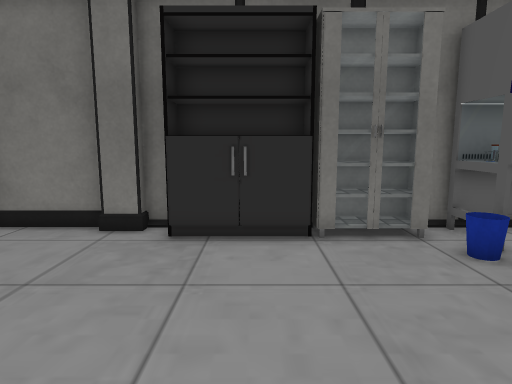
[1] (above)

16 first-person views from a walk through a 3-D level made in the Unity game engine. The camera is 1.2 m above the floor, tilts 8° down and sees 75° across. The floor is counted in squares, 0.5 m on a side. Each view is taken from the middle of a square. On the plan, view 1 faces up. The plan holds only what a view shows up to about 20 squares ahead; the rest is blank. The place goes on beyond the plan. The player is left out. Door leaves are left out, so doorways stand open. Some surface patterns are stand-ins.

[2]
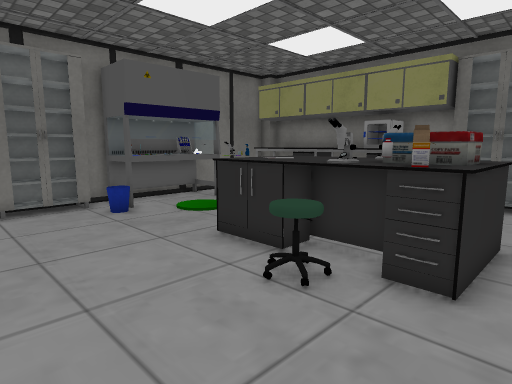

[3]
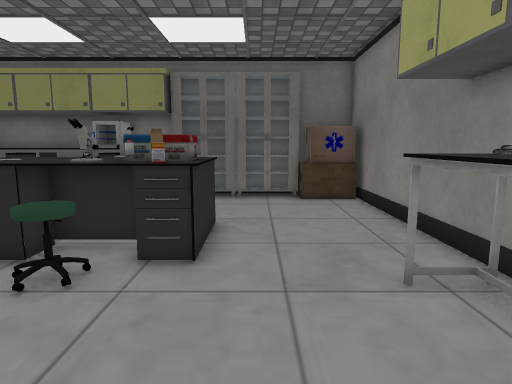

[4]
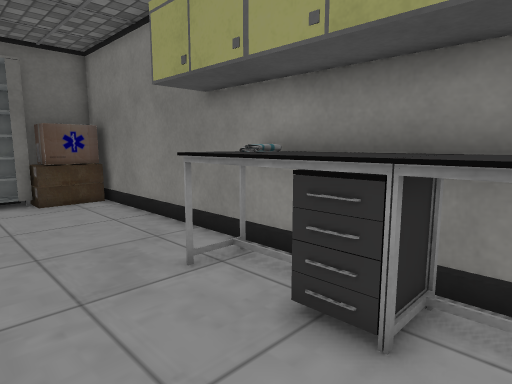

[5]
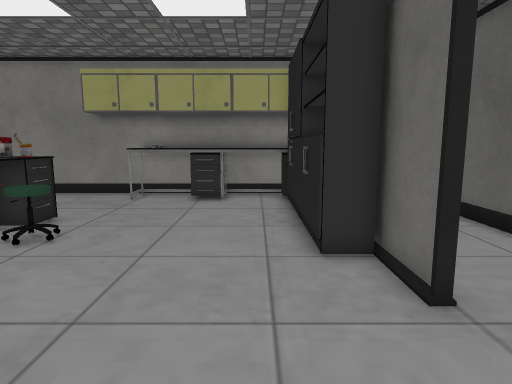

[6]
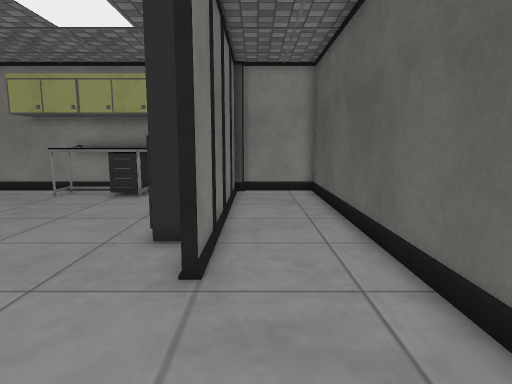

[7]
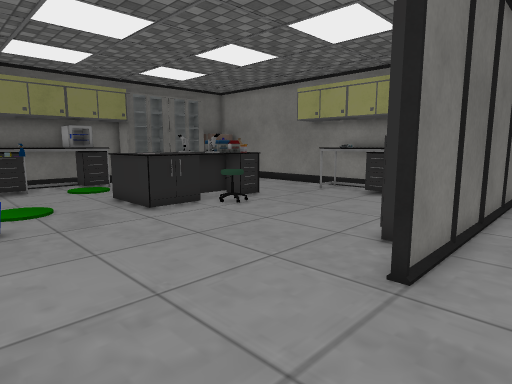

[8]
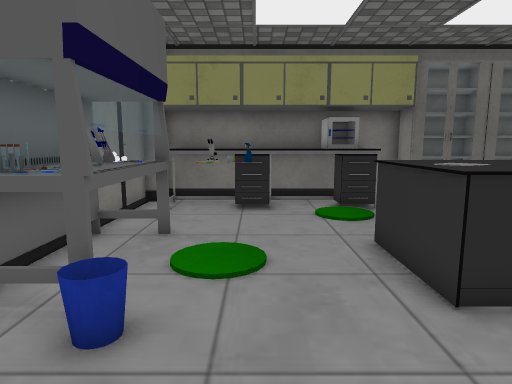

[9]
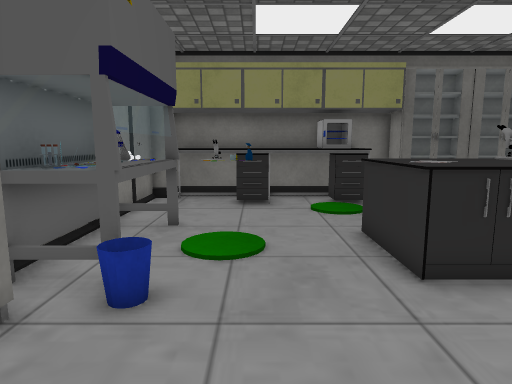

[10]
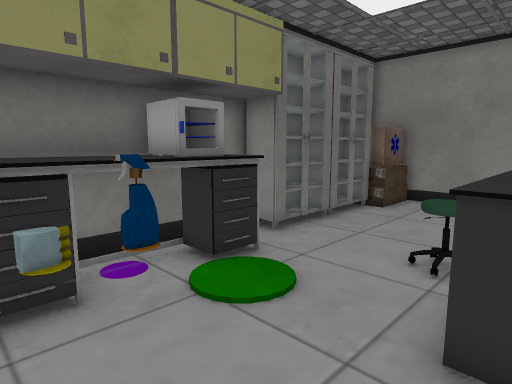

[11]
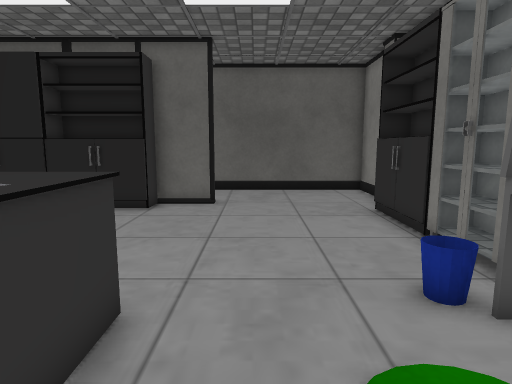

[12]
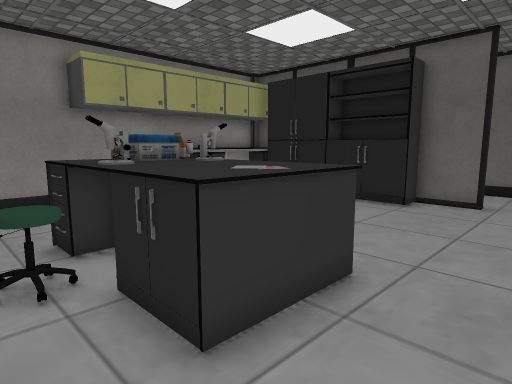

[13]
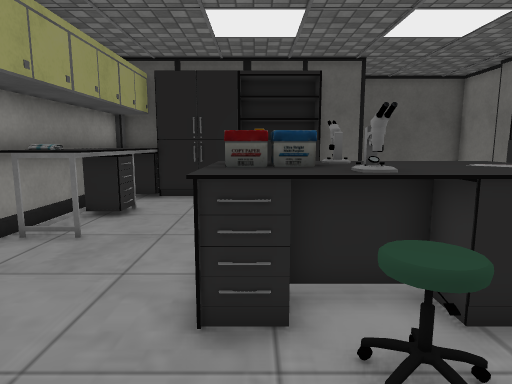

[14]
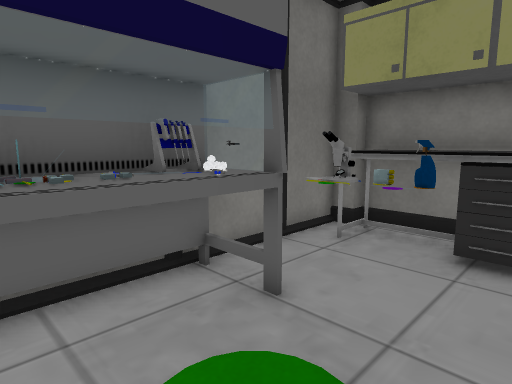

[15]
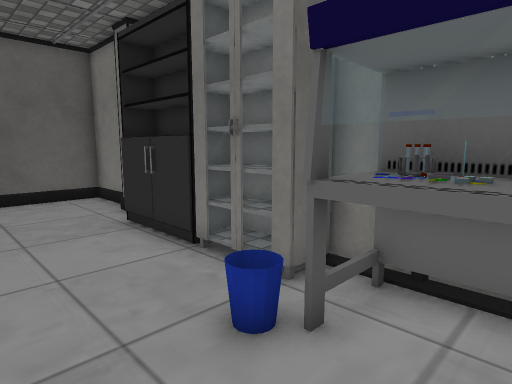

[16]
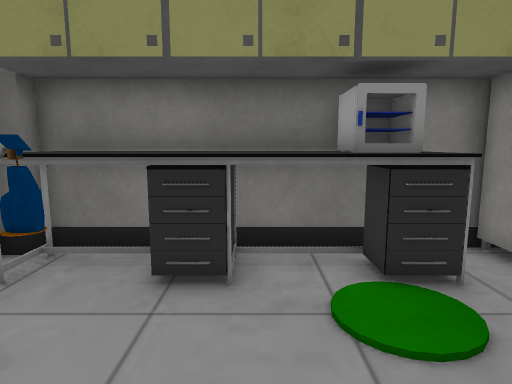

### Floor plan
Points are (right, up) in squares from view 1. A wall is a line through its corners. A room is listed if a view was taken in it or the views show most of it. See-through windows are left out.
Room 1 (views 1, 2, 3, 4, 5, 8, 9, 10, 11, 12, 13, 14, 15, 16)
walls: (10, 7.4) (5.5, 7.4); (8.5, 9.3) (7.4, 9.3); (15.7, -1.4) (15.7, 0.6); (-3.7, 2.4) (-3.7, -0.6); (15.7, 2.5) (15.7, 3.6); (8.6, 9.7) (4.4, 9.7); (-3.7, -7.9) (-3.7, -9.5); (15.7, 8.4) (15.7, 9); (-2.5, -9.7) (15.7, -9.7) (15.7, -7.1); (-2.5, 9.7) (-3.2, 9.7); (15.3, 9.7) (10.3, 9.7)
ways out: open door at (-4, 5.5) to room 2
objects: other object (-3, -7) to (-2, -4); other object (-3, -4) to (-2, 0); other object (-2, -9) to (0, -7); other object (-2, 8) to (1, 9); other object (1, -9) to (5, -7); other object (2, 8) to (4, 9); other object (4, -4) to (10, 2); other object (7, 1) to (8, 2); other object (7, 8); other object (9, 5) to (10, 6); other object (9, 9); other object (10, 8); other object (10, 9); other object (13, 0) to (16, 4); other object (13, 5) to (16, 8); other object (14, -9) to (15, -7); other object (14, -6) to (16, -5); other object (14, -4) to (16, -2); other object (15, -7); other object (15, 9)
Room 2 (views 6, 7)
walls: (-3.9, -9.4) (-3.9, 2.4); (-4.5, 9.7) (-8, 9.7) (-8, -9.7) (-4.5, -9.7)
ways out: open door at (-4, 5.5) to room 1
objects: other object (-4, 9) to (-4, 10)

Where each view was taken, in squares from view 1:
view 1: 0 up, 0 right, facing up
view 2: 5 down, 0 right, facing up-right
view 3: 5 down, 1 left, facing right
view 4: 4 down, 1 left, facing down-right
view 5: 7 up, 1 left, facing down
view 6: 8 up, 5 left, facing down
view 7: 8 up, 6 left, facing down-right
view 8: 5 up, 1 right, facing right
view 9: 5 up, 0 right, facing right
view 10: 6 up, 8 right, facing down-right
view 11: 4 up, 10 right, facing left
view 12: 5 up, 11 right, facing down-left
view 13: 3 down, 13 right, facing left
view 14: 4 up, 6 right, facing up-right
view 15: 4 up, 8 right, facing up-left
view 16: 4 up, 8 right, facing right
